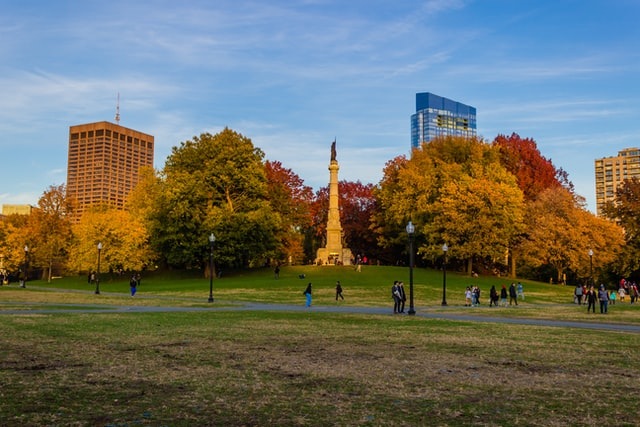
#> input picture resources/photos/park.jpg, 640 x 427 px
$ python 16_hsv.py
#> lines starting #> are read from the running program, lines starting #| are printed output that depends on the picture; after the words box and inside, x2 and y2 are one past the last pixel; in counts of white or black regions, pixels touching at a corner belong together
"""HSV: deixando uma cor aparente (código da aula, para os alunos digitarem).

Pode ser executado de qualquer pasta: os caminhos partem da raiz do repositório.
"""
import os
from pathlib import Path

os.chdir(Path(__file__).resolve().parents[1])

import cv2 as cv
import numpy as np

img = cv.imread("resources/photos/park.jpg")      # matriz (altura, largura, 3) em BGR
#> img is the input picture: shape (427, 640, 3); mean B, G, R 98.3, 110, 108.2
gray = cv.cvtColor(img, cv.COLOR_BGR2GRAY)         # matriz (altura, largura)
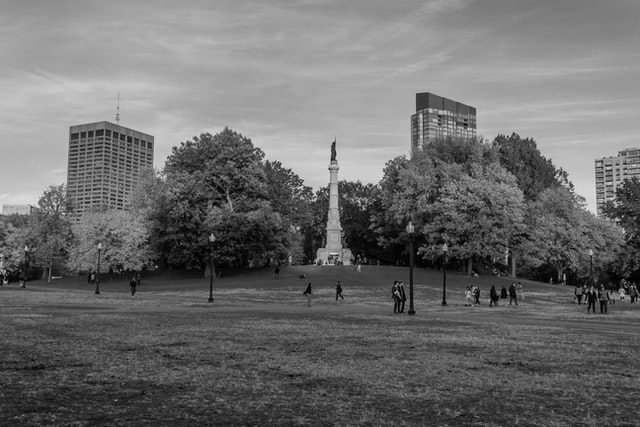
#> gray: shape (427, 640); min 0, max 239, mean 108.1
hsv = cv.cvtColor(img, cv.COLOR_BGR2HSV)
#> hsv: shape (427, 640, 3); mean H, S, V 54.1, 144.4, 139.2
lower = np.array([8, 120, 120])                  # laranja/amarelo: H de 8 a 30
upper = np.array([30, 255, 255])
mask = cv.inRange(hsv, lower, upper)             # matriz 0/255: onde há a cor
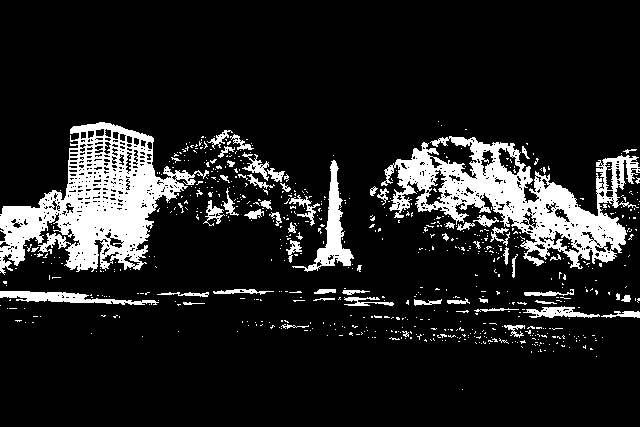
#> mask: shape (427, 640); 12.9% white; 684 white regions (622 under 20 px), largest, box (x1, y1, x2, y2) and area: (0, 122, 209, 275) 12964, (381, 136, 640, 269) 12436, (292, 160, 354, 272) 1603
only = cv.bitwise_and(img, img, mask=mask)       # mantém só esses pixels
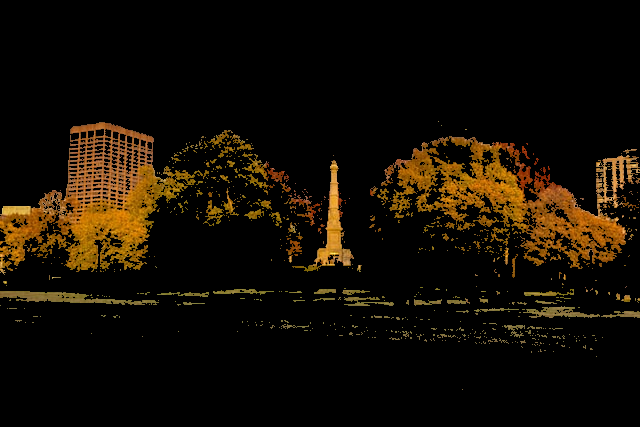
#> only: shape (427, 640, 3); mean B, G, R 3.4, 13.1, 20
cv.imshow("mascara da cor", mask)
cv.imshow("so as folhas laranjas", only)

cv.waitKey(0)
cv.destroyAllWindows()

$ run again, with resources/photos/cats.jpg copied over resources/photos/park.jpg
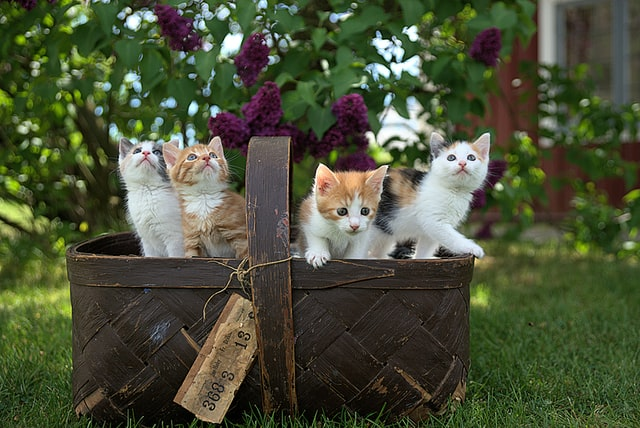
#> input picture resources/photos/cats.jpg, 640 x 428 px
#> img is the input picture: shape (428, 640, 3); mean B, G, R 55.7, 80.9, 74.5
#> `gray = cv.cvtColor(img, cv.COLOR_BGR2GRAY)`:
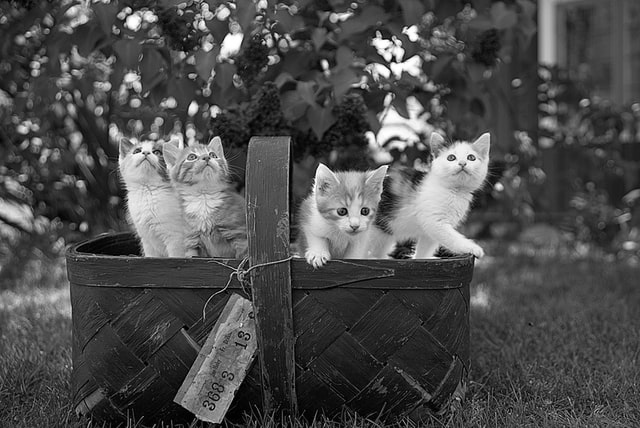
#> gray: shape (428, 640); min 0, max 255, mean 76.1
#> hsv: shape (428, 640, 3); mean H, S, V 45, 113.9, 86.2
#> `mask = cv.inRange(hsv, lower, upper)`:
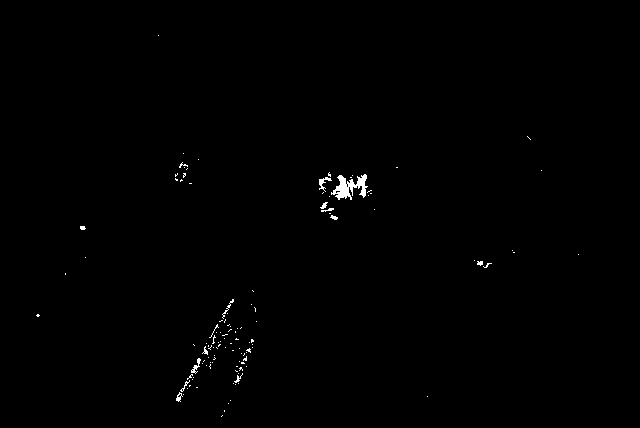
#> mask: shape (428, 640); 0.44% white; 118 white regions (105 under 20 px), largest, box (x1, y1, x2, y2) and area: (331, 174, 368, 200) 463, (319, 177, 332, 192) 68, (191, 358, 201, 374) 56
